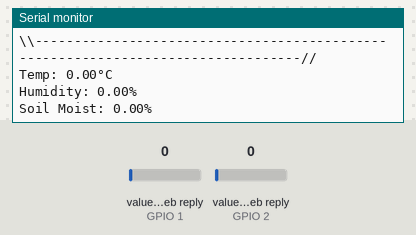
Bench run of a sketch on a simulated ESP8266 (NodeMCU). Parts: the last lines printed to the serial monitor. The inputs (shaded band) are chosen by the test bench; at power-on: value in the web reply (sensors on GPIO 1, GPIO 2) 0. WiFi joins after 1.5 s; servers stay silent unless stated; web services answer with replies made up by the test bench.

Above: at 2.7 s.
2.8 s: value in the web reply (sensor on GPIO 1) set to 2
At 3.63 s:
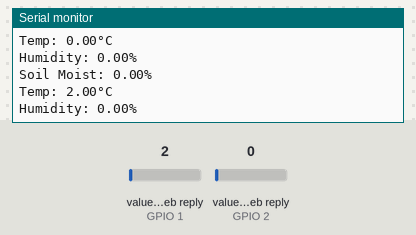
4.3 s: value in the web reply (sensor on GPIO 2) set to 2
At 4.41 s:
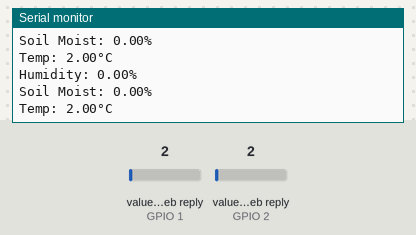
5.8 s: value in the web reply (sensor on GPIO 1) set to 25
At 5.93 s:
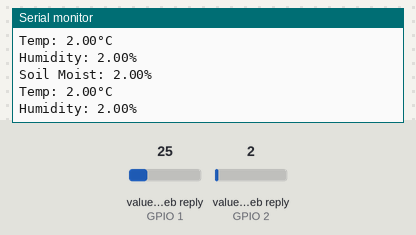
7.3 s: value in the web reply (sensor on GPIO 2) set to 25
At 7.49 s:
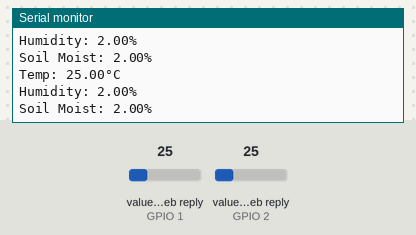
Timing chart, 0 to 9.8 s (numbered marks = the images above; inputs shaded):
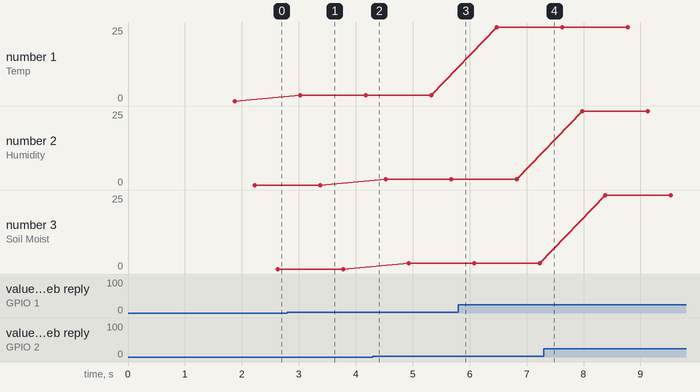

Measured:
- after the input at 2.8 s, the serial monitor: prints a new line after 0.23 s (image 1)
- plotted number 1: 0 → 2 after the input at 2.8 s, 2 → 25 after the input at 5.8 s

The sketch:

readDataSensor.ino
```cpp
//@Author: EPCB TECH
//@Date: 2020
//@Description: ESP8266 With ThingSpeak Server

#include "ThingSpeak.h"
#include <ESP8266WiFi.h>

const char ssid[]		= "SSID";  		// your network SSID (name)
const char password[]	= "PASSWORD";   // your network password
WiFiClient  client;

//---------Channel Details---------//
unsigned long counterChannelNumber	= 12345678;         // Channel ID
const char * myCounterReadAPIKey 	= "READ API KEY"; 	// Read API Key
const int FieldNumber1 				= 1;  				// The field you wish to read
const int FieldNumber2 				= 2;
const int FieldNumber3 				= 3;

float statusCode;

void setup()
{
  Serial.begin(115200);
  Serial.print("Connecting");
  WiFi.begin(ssid, password);
  while (WiFi.status() != WL_CONNECTED) {
    Serial.print(".");
    delay(100);
    }
  Serial.println("\r\nWiFi connected");
  logoConsole();
  ThingSpeak.begin(client);
}

void loop()
{
	readData();
}

void readData(){
	//---------------- Channel 1 ----------------//
  float temp	= ThingSpeak.readLongField(counterChannelNumber, FieldNumber1, myCounterReadAPIKey);
  statusCode	= ThingSpeak.getLastReadStatus();
  if (statusCode == 200)
  {
     Serial.print("Temp: ");
     Serial.print(temp);
     Serial.print("°C");
     Serial.print("\n");
  }
  else
  {
    Serial.println("Unable to read channel / No internet connection");
  }
  delay(50);

  //---------------- Channel 2 ----------------//
  float humidity 	= ThingSpeak.readLongField(counterChannelNumber, FieldNumber2, myCounterReadAPIKey);
  statusCode 		= ThingSpeak.getLastReadStatus();
  if (statusCode == 200)
  {
    Serial.print("Humidity: ");
    Serial.print(humidity);
    Serial.print("%");
    Serial.print("\n");
  }
  else
  {
    Serial.println("Unable to read channel / No internet connection");
  }
  delay(100);

  //---------------- Channel 3 ----------------//
  float moist	= ThingSpeak.readLongField(counterChannelNumber, FieldNumber2, myCounterReadAPIKey);
  statusCode	= ThingSpeak.getLastReadStatus();
  if (statusCode == 200)
  {
    Serial.print("Soil Moist: ");
    Serial.print(moist);
    Serial.print("%");
    Serial.print("\n");
  }
  else
  {
    Serial.println("Unable to read channel / No internet connection");
  }
  delay(100);
}

void logoConsole(void) {
  Serial.printf("----------------------\\\\\n");
  Serial.printf("|| EPCBTechEPCBTechEPCB ||\n");
  Serial.printf("|| P                  T ||\n");
  Serial.printf("|| C      .*.         e ||\n");
  Serial.printf("|| B      * *  .*.    c ||\n");
  Serial.printf("|| T***.  * *  * `****h ||\n");
  Serial.printf("|| e   `**' *  *      E ||\n");
  Serial.printf("|| c        `**'      P ||\n");
  Serial.printf("|| h                  C ||\n");
  Serial.printf("|| EPCBTechEPCBTechEPCB ||\n");
  Serial.printf("----------------------//\n");
  Serial.printf("//---------------------------------------------------------------------------------\\\\\n");
  Serial.printf("||   __ _                            _   _  _             _ _                          ||\n");
  Serial.printf("||  / __| |_   _ _ _ _  _ _   ___| | |  \\/  | __  _ _ () |_ _  _ __                   ||\n");
  Serial.printf("|| | |   | '_ \\ / ` | ' \\| '_ \\ / _ \\ | | |\\/| |/ _ \\| '_ \\| | __/ _ \\| '__|   ||\n");
  Serial.printf("|| | |___| | | | (| | | | | | | |  __/ | | |  | | () | | | | | || (_) | | \            ||\n");
  Serial.printf("||  \\____|_| |_|\\__,_|_| |_|_| |_|\\___|_| |_|  |_|\\___/|_| |_|_|\\__\\___/|_|      ||\n");
  Serial.printf("\\\\---------------------------------------------------------------------------------//  \n");
}
```
